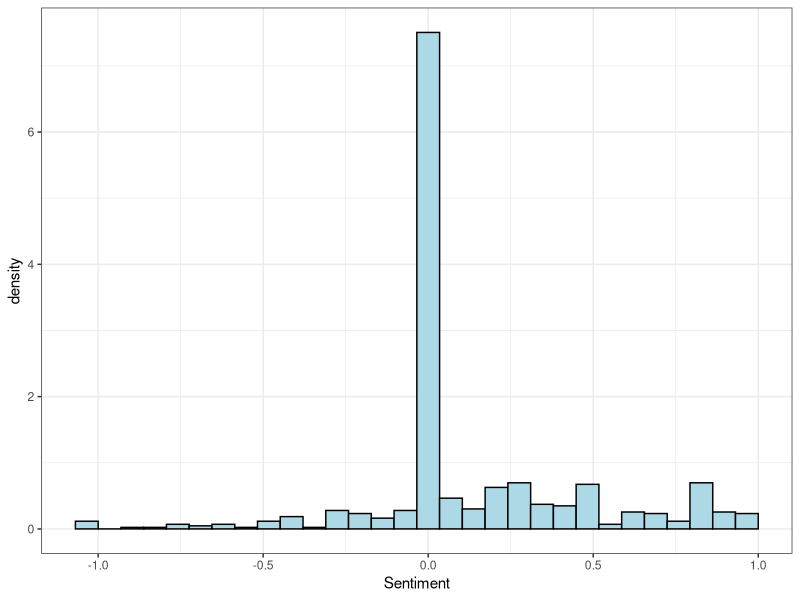
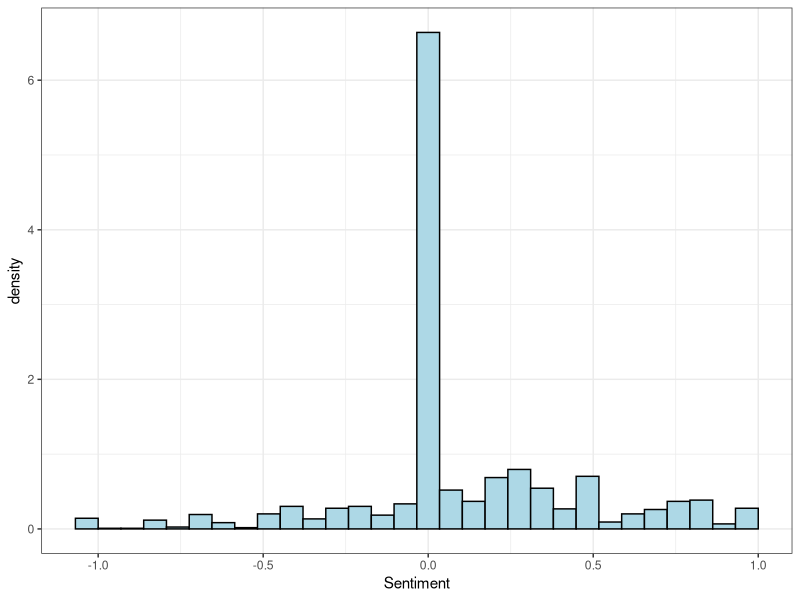
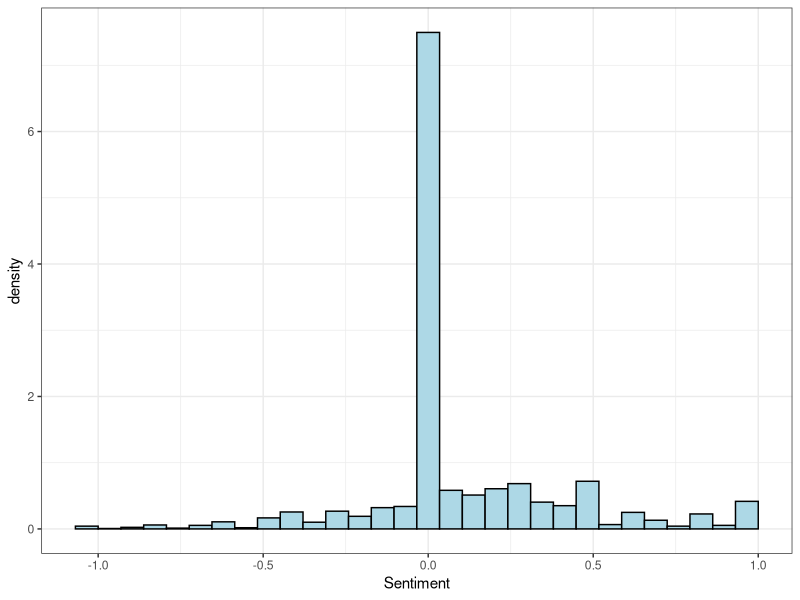
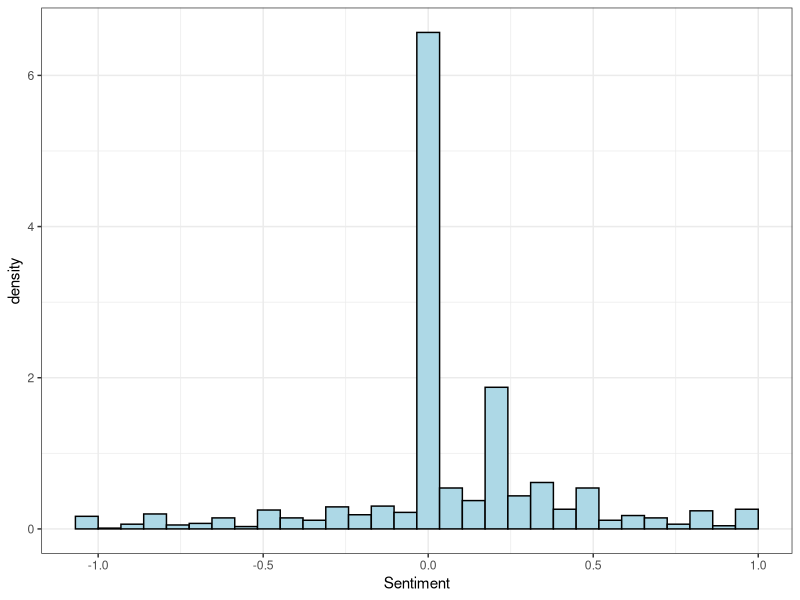

The R script that drew these images, in order: (Note: this script raises an error after producing the figures.)
setwd('C:\\Users\\kaitr\\Documents\\GitHub\\SocialMediaAnalysis')


# Required Packages -------------------------------------------------------

library(MASS)
library(ggplot2)
library(fitdistrplus)

# Data Preprocessing ------------------------------------------------------

shoe_tweets = read.csv('shoes2426_tweet_sentiment.csv')
zane_tweets = read.csv('GleasonZane_tweet_sentiment.csv')
russ_tweets = read.csv('RussPhillips11_tweet_sentiment.csv')
brown_tweets = read.csv('sean22_sean_tweet_sentiment.csv')

shoe_tweets$Sentiment = as.numeric(as.character(shoe_tweets$Sentiment))
zane_tweets$Sentiment = as.numeric(as.character(zane_tweets$Sentiment))
russ_tweets$Sentiment = as.numeric(as.character(russ_tweets$Sentiment))
brown_tweets$Sentiment = as.numeric(as.character(brown_tweets$Sentiment))

# EDA ---------------------------------------------------------------------

ggplot(shoe_tweets, aes(x = Sentiment, y = ..density..)) + 
  geom_histogram(fill = 'lightblue', color = 'black') + 
  theme_bw()

ggplot(zane_tweets, aes(x = Sentiment, y = ..density..)) + 
  geom_histogram(fill = 'lightblue', color = 'black') + 
  theme_bw()

ggplot(russ_tweets, aes(x = Sentiment, y = ..density..)) + 
  geom_histogram(fill = 'lightblue', color = 'black') + 
  theme_bw()

ggplot(brown_tweets, aes(x = Sentiment, y = ..density..)) + 
  geom_histogram(fill = 'lightblue', color = 'black') + 
  theme_bw()

# Fit Beta Distribution ---------------------------------------------------

shoe_params = fitdistr(na.omit(shoe_tweets$Sentiment), 'cauchy', start = list(location = 0, scale = 1))
zane_params = fitdistr(na.omit(zane_tweets$Sentiment), 'cauchy', start = list(location = 0, scale = 1))
russ_params = fitdistr(na.omit(russ_tweets$Sentiment), 'cauchy', start = list(location = 0.1, scale = .01), lower = c(-1, 1))
brown_params = fitdistr(na.omit(brown_tweets$Sentiment), 'cauchy', start = list(location = 0, scale = 1))

shoe_params = fitdistr(na.omit(shoe_tweets$Sentiment), 'normal')

ggplot(na.omit(shoe_tweets), aes(x = Sentiment, y = ..density..)) +
  geom_histogram(fill = 'lightblue', color = 'black') +
  stat_function(fun = dnorm, args = list(mean = shoe_params$estimate[1], sd = shoe_params$estimate[2])) +
  theme_bw()

# ggplot(shoe_tweets, aes(x = Sentiment, y = ..density..)) +
#   geom_histogram(fill = 'lightblue', color = 'black') +
#   stat_function(aes(x = Sentiment), fun = dcauchy, args = list(location = shoe_params$estimate[1], scale = shoe_params$estimate[2])) +
#   theme_bw()
# 
# ggplot(zane_tweets, aes(x = Sentiment, y = ..density..)) + 
#   geom_histogram(fill = 'lightblue', color = 'black') + 
#   stat_function(fun = dcauchy, args = list(location = zane_params$estimate[1], scale = zane_params$estimate[2])) +
#   theme_bw()
# 
# ggplot(russ_tweets, aes(x = Sentiment, y = ..density..)) + 
#   geom_histogram(fill = 'lightblue', color = 'black') + 
#   theme_bw()
# 
# ggplot(brown_tweets, aes(x = Sentiment, y = ..density..)) + 
#   geom_histogram(fill = 'lightblue', color = 'black') + 
#   theme_bw()


cat('Shoe probability of positive:', 1 - pcauchy(0, location = shoe_params$estimate[1], scale = shoe_params$estimate[2]), '\n')
cat('Shoe probability of negative:', pcauchy(0, location = shoe_params$estimate[1], scale = shoe_params$estimate[2]), '\n')

cat('Zane probability of positive:', 1 - pcauchy(0, location = zane_params$estimate[1], scale = zane_params$estimate[2]), '\n')
cat('Zane probability of negative:', pcauchy(0, location = zane_params$estimate[1], scale = zane_params$estimate[2]), '\n')

cat('Russ probability of positive:', 1 - pcauchy(0, location = russ_params$estimate[1], scale = russ_params$estimate[2]), '\n')
cat('Russ probability of negative:', pcauchy(0, location = russ_params$estimate[1], scale = russ_params$estimate[2]), '\n')

cat('Brown probability of positive:', 1 - pcauchy(0, location = brown_params$estimate[1], scale = brown_params$estimate[2]), '\n')
cat('Brown probability of negative:', pcauchy(0, location = brown_params$estimate[1], scale = brown_params$estimate[2]), '\n')

cat('Shoe mean tweet: ', mean(na.omit(shoe_tweets$Sentiment)))
cat('Zane mean tweet: ', mean(na.omit(zane_tweets$Sentiment)))
cat('Russ mean tweet: ', mean(na.omit(russ_tweets$Sentiment)))
cat('Brown mean tweet: ', mean(na.omit(brown_tweets$Sentiment)))

cat('Shoe mean tweet: ', mean(rcauchy(10000, location = shoe_params$estimate[1], scale = shoe_params$estimate[2])))
cat('Zane mean tweet: ', mean(rcauchy(10000, location = zane_params$estimate[1], scale = zane_params$estimate[2])))
cat('Russ mean tweet: ', mean(rcauchy(10000, location = russ_params$estimate[1], scale = russ_params$estimate[2])))
cat('Brown mean tweet: ', mean(rcauchy(10000, location = brown_params$estimate[1], scale = brown_params$estimate[2])))
